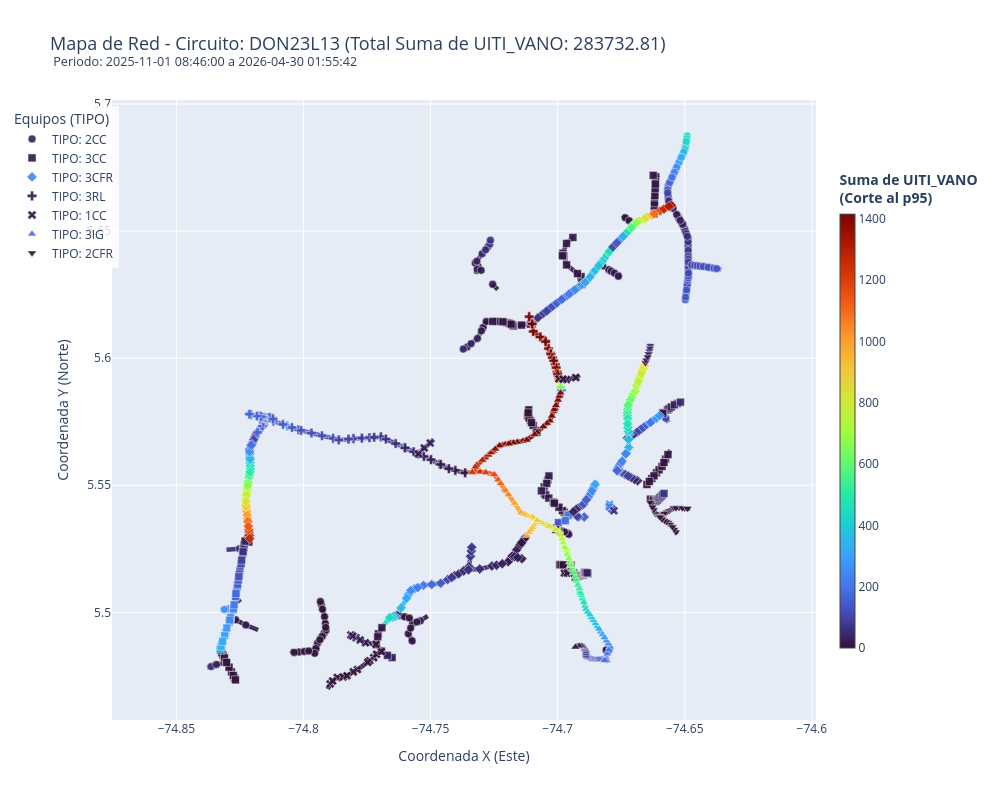

Notebook source saved alongside this figure:
### Code cell
plot_circuit_map_plotly(
    df=raw_df, 
    circuito_name='DON23L13', 
    date_range=None, 
    color_target='UITI_VANO_sum'
)
